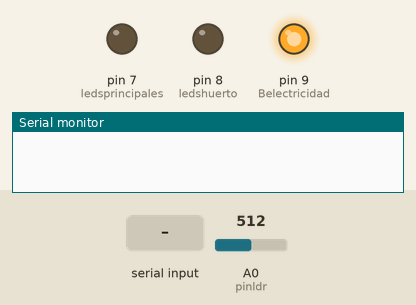
A sketch run on a simulated Arduino Uno, built with avr-gcc and run on an emulated ATmega328P. On the bench: output pins drawn as LEDs (lit = HIGH), the last lines printed to the serial monitor. Inputs (shaded band) come from the test bench; at power-on: A0 (pinldr) = 512.

Above: at 1.2 s.
1.3 s: "3" received over Serial
At 1.6 s:
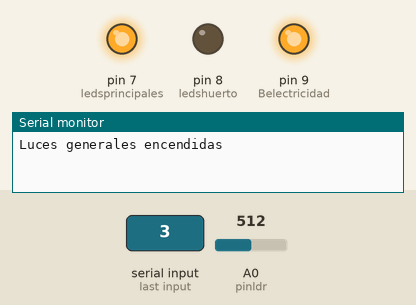
2.8 s: A0 (pinldr) set to 167
4.3 s: A0 (pinldr) set to 134
At 5.1 s:
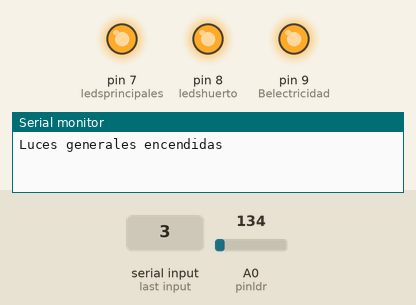
5.8 s: A0 (pinldr) set to 160
At 6.2 s:
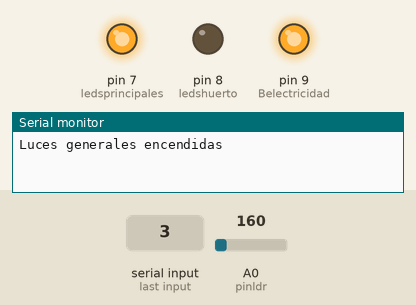
7.3 s: A0 (pinldr) set to 140
At 8.5 s:
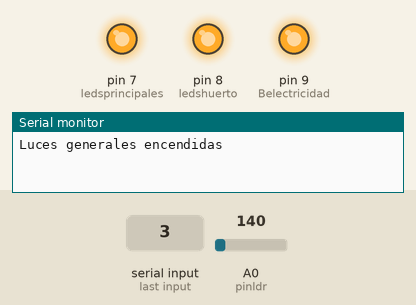
Timing chart, 0 to 10.3 s (numbered marks = the images above; inputs shaded):
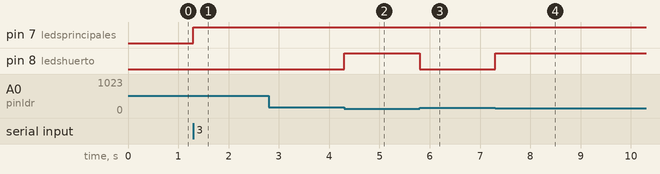

The sketch:

Cohete.ino
```cpp
/*
(c)SplawPlay 2016-2018
*/
#define Belectricidad 9
#define pinldr A0
#define ledshuerto 8
#define ledsprincipales 7

bool ledhon;
void setup()
{
  pinMode(Belectricidad, OUTPUT);
  pinMode(ledshuerto, OUTPUT);
  pinMode(pinldr, INPUT);
  pinMode(ledsprincipales, OUTPUT);
  digitalWrite(Belectricidad, HIGH);
  Serial.begin(9600);
}

void loop()
{
  int state;
  bool huertostate = true;
  bool ledspon = false;
  if(Serial.available() > 0)
  {
    state = Serial.read();

    switch(state)
    {
      case'1': //Activar huerto / desactivar huerto
        if(huertostate)
        huertostate = false;
        else
        huertostate = true;
      break;
      case '2': // Activar/Desactivar Luces Huerto
        if(huertostate)
        {
          Serial.print("ERROR al encender las luces, sistema del huerto: ON");
        }
        else
        {
          if(ledhon)
          {
            digitalWrite(ledshuerto, LOW);
            ledhon = false;
            Serial.print("Luces del huerto apagadas");
          }
          else
          {
            digitalWrite(ledshuerto, HIGH);
            ledhon = true;
            Serial.print("Luces del huerto encendidas");
          }
        }
      break;
      case'3': //Activar luces
        if(ledspon)
        {
          digitalWrite(ledsprincipales, LOW);
          Serial.print("Luces generales apagadas");
          ledspon = true;
        }
        else
        {
          digitalWrite(ledsprincipales, HIGH);
          Serial.print("Luces generales encendidas");
          ledspon = true;
        }
      break;
      default:

      break;
    }
  }
  huerto(huertostate);
}

void huerto(bool estado)
{
  if(estado)
  {
    int valorldr;
    valorldr = analogRead(pinldr);
    if(valorldr <= 150)
    {
      digitalWrite(ledshuerto, HIGH);
    }
    else if(valorldr > 150)
    {
      digitalWrite(ledshuerto, LOW);
    }
  }else
  {
    Serial.print("Error: Huerto DESACTIVADO");
  }
}
```

Measured:
- the behaviour switches between 151 and 150 on A0 (pinldr) (found by bisection; images 1 and 2)
- after the input at 1.3 s, pin 7 (ledsprincipales): LOW → HIGH at once
- after the input at 2.8 s, every drawn part: stays the same
- after the input at 4.3 s, pin 8 (ledshuerto): LOW → HIGH at once
- after the input at 5.8 s, pin 8 (ledshuerto): HIGH → LOW at once
- after the input at 7.3 s, pin 8 (ledshuerto): LOW → HIGH at once
